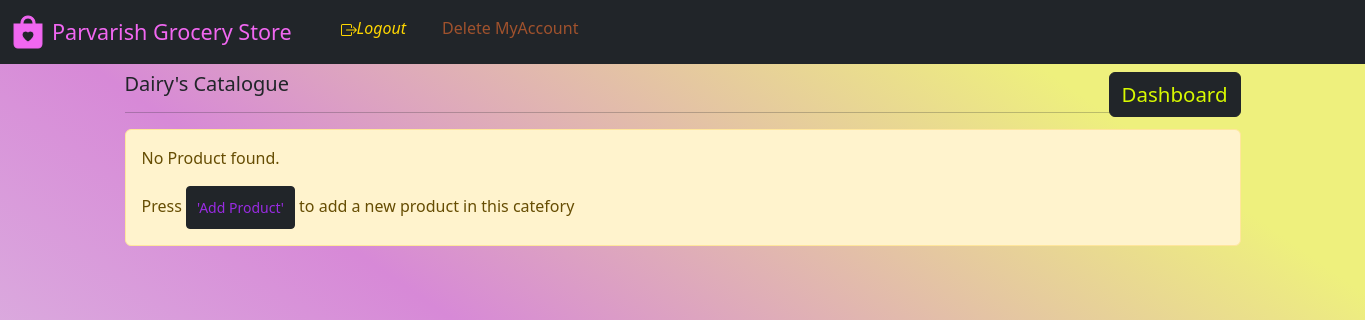
/manager_dash/category_catalog/2 (signed in), run on an earlier commit of the app's database.
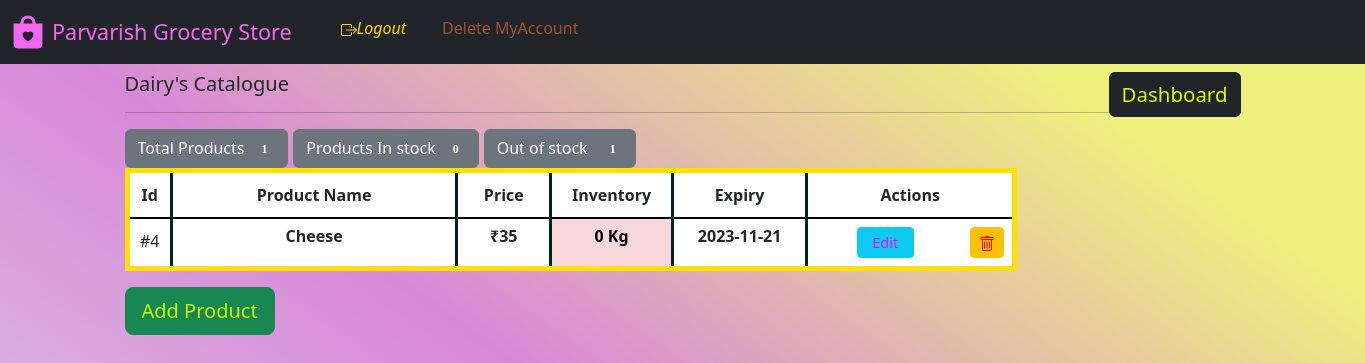
And on a later commit of the database.
### website/model.py (models this page shows)
class Product(db.Model):
    product_id = db.Column(db.Integer(), primary_key=True)
    product_Name = db.Column(db.String(), nullable=False)
    metric_Unit = db.Column(db.String(), nullable=False)
    rate = db.Column(db.Integer(), nullable=False)
    rate_perUnit = db.Column(db.String(), nullable=False)
    stock = db.Column(db.Integer(), nullable=False)
    expiredBy = db.Column(db.String(), nullable=False)
    category_Id = db.Column(db.String(), db.ForeignKey('category.category_Id'))

### website/views.py (the view)
@login_required
@Views.route('/manager_dash/category_catalog/<int:id>')
def Category_catalog(id):
    manager_id = session['id']
    manager = Store.query.get(manager_id)
    category = Category.query.get(id)
    products = category.catalog
    produce = Product.query.filter(Product.category_Id == id).all()
    m = 0
    for pro in produce:
        if pro.stock > 0:
            m += 1
    return render_template('category_catalog.html', name=category.category_Name, category_id=category.category_Id, products=products, product_instock=m)

### website/auth.py (called while the page is built)
@App.login_manager.user_loader
def load_customer(id):
    if id is not None:
        return Customer.query.get(int(id))
    return None

### website/templates/category_catalog.html (shortened to what the changed rows need)
{% extends "base.html" %} {% block title %}Add New Product{% endblock %} {% block content %}
<section>
{% if products|length == 0 %}
  <div class="alert alert-warning" role="alert">
    <p>No Product found.</p>
    Press
    <a class="btn btn-dark btn-sm"
      href="/manager_dash/category_create/{{ category_id }}"
      class="alert-link"
      style="
        color: rgb(153, 43, 226);
          padding: 10px 10px; text-decoration: none;
      "
      >'Add Product'</a
    >
    to add a new product in this catefory
  </div>
  {% else %}
  <div><span>
  <button type="button" STYLE="font-family:'Verdana',margin-left = 5px;"class="btn btn-secondary">
    Total Products <span STYLE="font-family:'Verdana';margin-left :5px;" class="badge badge-light">{{ products|length }}</span>
  </button></span><span STYLE="margin-left: 5px;"><button type="button" STYLE="font-family:'Verdana',margin-left = 5px;"class="btn btn-secondary">
    Products In stock <span STYLE="font-family:'Verdana';margin-left : 5px;" class="badge badge-light">{{ product_instock }}</span>
  </button></span>
  <span><button type="button" STYLE="font-family:'Verdana',margin-left = 5px;"class="btn btn-secondary">
    Out of stock <span STYLE="font-family:'Verdana';margin-left : 10px" class="badge badge-light">{{ products|length - product_instock }}</span>
  </button></span>
  </div>
  <table
  class="table table-hover"
    style="
      border: 5px solid rgb(255, 225, 0);
      width: 80%;
    "
  ><thead class="thead-dark">
    <tr align="center" style="border-bottom: 2px solid black">
      <th
        style="
          padding: 10px 10px;
          width: 5%;
          border-right: 3px solid rgb(3, 33, 31);
        "
      >
        Id
      </th>
      <th
        style="
          border-right: 3px solid rgb(3, 33, 31);
          padding: 10px 10px;
          width: 35%;
        "
      >
        Product Name
      </th>
      <th
        style="
          border-right: 3px solid rgb(3, 33, 31);
          padding: 10px 10px;
          width: 11%;
        "
      >
        Price
      </th>
      <th
        style="
          border-right: 3px solid rgb(3, 33, 31);
          padding: 10px 10px;
          width: 14%;
        "
      >
        Inventory
      </th>
      <th
        style="
          border-right: 3px solid rgb(3, 33, 31);
          padding: 10px 10px;
          width: 16%;
        "
      >
        Expiry
      </th>
      <th style=" padding: 10px 10px; width: 35%" colspan="2">
        Actions
      </th>
    </tr></thead>
    {% for variety in products %}
    <tbody>
    <tr align="center" style="width: 100%">
      <td style="padding: 10px; border-right: 3px solid rgb(3, 33, 31)">
        #{{ variety.product_id }}
      </td>
      <td
        style=" padding: 5px; border-right: 3px solid rgb(3, 33, 31)"
      >
        <strong
          >{{ variety.product_Name }}
          </strong
        >
      </td>
      <td
        style=" padding: 5px; border-right: 3px solid rgb(3, 33, 31)"
      >
        <strong
          >&#8377;{{ variety.rate}}
          </strong
        >
      </td>
      {% if variety.stock == 0 %}
      <td class="table-danger"
        style=" padding: 5px; border-right: 3px solid rgb(3, 33, 31)"
      >
        <strong
          >{{ variety.stock }} {{ variety.metric_Unit }}
          </strong
        >
      </td>
      {% endif %}
      <td
      style=" padding: 5px; border-right: 3px solid rgb(3, 33, 31)"
    >
      <strong
        >{{ variety.expiredBy }}
        </strong
      >
    </td>
      <td >
        <a class="btn btn-info btn-sm" style="width:41%;color:rgb(246, 5, 218);font-size: 0.9em"  href="/manager_dash/update_item/{{ variety.product_id }}"
          >Edit</a
        >
      </td>
      <td >
        <a class="btn btn-warning btn-sm"  onclick="return confirm('Are you sure to delete?')" style="width:100%; color: red;text-decoration: none;font-size: 0.9em"  href="/manager_dash/delete_product/{{ variety.product_id }}"></a>
      </td>
    </tr></tbody>
    {% endfor %}
  </table>
  <strong><a align=center class="btn btn-success btn-lg" style="color:rgb(198, 246, 4)" href="/manager_dash/category_create/{{ category_id }}" style="text-decoration: none;"
    >Add Product</a
  ></strong>
  <br></br>
  {% endif %}
</div></section>
{% endblock %}

What changed in the data, as far as the page shows it:
added Product: product_id "4", product_Name "Cheese", rate "35", stock "0", metric_Unit "Kg", expiredBy "2023-11-21"
Also different on the page:
{{ products|length }}: (not shown) → "1"
{{ product_instock }}: (not shown) → "0"
{{ products|length - product_instock }}: (not shown) → "1"
text no longer shown: "No Product found. Press 'Add Product' to add a new product in this catefory"
text now shown: "Total Products Products In stock Out of stock Id Product Name Price Inventory Expiry Actions Add Product"
